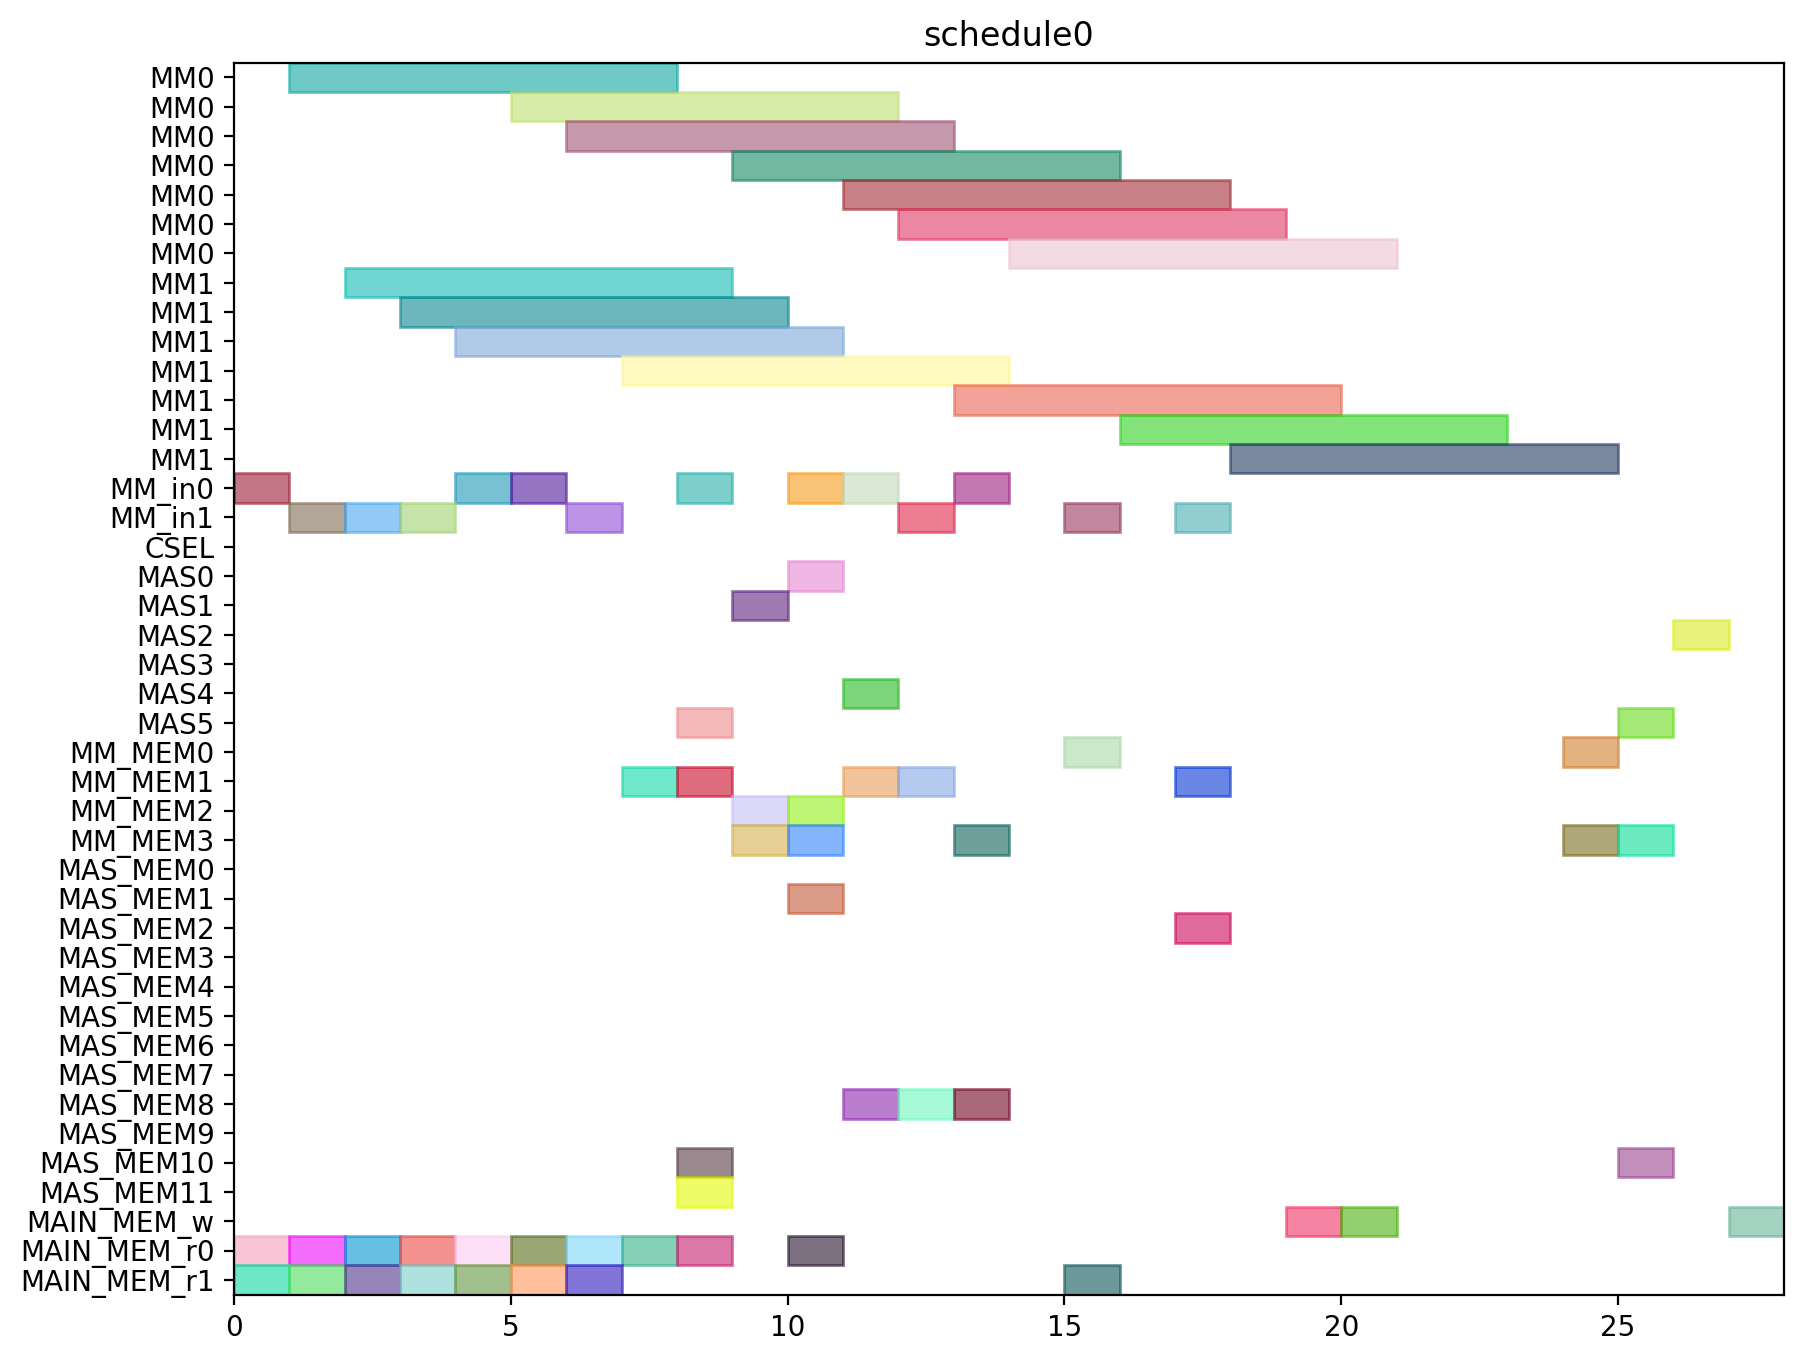

The script that drew this image:
from pyschedule import Scenario, solvers, plotters, alt


def solve():
	horizon = 120
	S = Scenario("schedule0", horizon=horizon)

	# resource
	MM = S.Resources('MM', num=2, size=7)
	MM_in = S.Resources('MM_in', num=2)
	CSEL = S.Resource('CSEL')
	MAS = S.Resources('MAS', num=6, size=1, periods=range(1, horizon))
	MM_MEM = S.Resources('MM_MEM', num=4)
	MAS_MEM = S.Resources('MAS_MEM', num=12)
	MAIN_MEM_w = S.Resource('MAIN_MEM_w', size=1)
	MAIN_MEM_r = S.Resources('MAIN_MEM_r', num=2)

	# result of previous scheduling

	# new tasks
	r1 = S.Task('r1', length=7, delay_cost=1)
	r1 += alt(MM)
	r1_in = S.Task('r1_in', length=1, delay_cost=1)
	r1_in += alt(MM_in)
	S += r1_in*MM_in[0]<=r1*MM[0]
	S += r1_in*MM_in[1]<=r1*MM[1]
	r1_mem0 = S.Task('r1_mem0', length=1, delay_cost=1)
	r1_mem0 += MAIN_MEM_r[0]
	S += r1_mem0 <= r1

	r1_mem1 = S.Task('r1_mem1', length=1, delay_cost=1)
	r1_mem1 += MAIN_MEM_r[1]
	S += r1_mem1 <= r1

	r3 = S.Task('r3', length=7, delay_cost=1)
	r3 += alt(MM)
	r3_in = S.Task('r3_in', length=1, delay_cost=1)
	r3_in += alt(MM_in)
	S += r3_in*MM_in[0]<=r3*MM[0]
	S += r3_in*MM_in[1]<=r3*MM[1]
	r3_mem0 = S.Task('r3_mem0', length=1, delay_cost=1)
	r3_mem0 += MAIN_MEM_r[0]
	S += r3_mem0 <= r3

	r3_mem1 = S.Task('r3_mem1', length=1, delay_cost=1)
	r3_mem1 += MAIN_MEM_r[1]
	S += r3_mem1 <= r3

	r4 = S.Task('r4', length=7, delay_cost=1)
	r4 += alt(MM)
	r4_in = S.Task('r4_in', length=1, delay_cost=1)
	r4_in += alt(MM_in)
	S += r4_in*MM_in[0]<=r4*MM[0]
	S += r4_in*MM_in[1]<=r4*MM[1]
	r4_mem0 = S.Task('r4_mem0', length=1, delay_cost=1)
	r4_mem0 += MAIN_MEM_r[0]
	S += r4_mem0 <= r4

	r4_mem1 = S.Task('r4_mem1', length=1, delay_cost=1)
	r4_mem1 += MAIN_MEM_r[1]
	S += r4_mem1 <= r4

	r5 = S.Task('r5', length=7, delay_cost=1)
	r5 += alt(MM)
	r5_in = S.Task('r5_in', length=1, delay_cost=1)
	r5_in += alt(MM_in)
	S += r5_in*MM_in[0]<=r5*MM[0]
	S += r5_in*MM_in[1]<=r5*MM[1]
	r5_mem0 = S.Task('r5_mem0', length=1, delay_cost=1)
	r5_mem0 += MAIN_MEM_r[0]
	S += r5_mem0 <= r5

	r5_mem1 = S.Task('r5_mem1', length=1, delay_cost=1)
	r5_mem1 += MAIN_MEM_r[1]
	S += r5_mem1 <= r5

	r6 = S.Task('r6', length=7, delay_cost=1)
	r6 += alt(MM)
	r6_in = S.Task('r6_in', length=1, delay_cost=1)
	r6_in += alt(MM_in)
	S += r6_in*MM_in[0]<=r6*MM[0]
	S += r6_in*MM_in[1]<=r6*MM[1]
	r6_mem0 = S.Task('r6_mem0', length=1, delay_cost=1)
	r6_mem0 += MAIN_MEM_r[0]
	S += r6_mem0 <= r6

	r6_mem1 = S.Task('r6_mem1', length=1, delay_cost=1)
	r6_mem1 += MAIN_MEM_r[1]
	S += r6_mem1 <= r6

	r12 = S.Task('r12', length=7, delay_cost=1)
	r12 += alt(MM)
	r12_in = S.Task('r12_in', length=1, delay_cost=1)
	r12_in += alt(MM_in)
	S += r12_in*MM_in[0]<=r12*MM[0]
	S += r12_in*MM_in[1]<=r12*MM[1]
	r12_mem0 = S.Task('r12_mem0', length=1, delay_cost=1)
	r12_mem0 += MAIN_MEM_r[0]
	S += r12_mem0 <= r12

	r12_mem1 = S.Task('r12_mem1', length=1, delay_cost=1)
	r12_mem1 += MAIN_MEM_r[1]
	S += r12_mem1 <= r12

	r13 = S.Task('r13', length=7, delay_cost=1)
	r13 += alt(MM)
	r13_in = S.Task('r13_in', length=1, delay_cost=1)
	r13_in += alt(MM_in)
	S += r13_in*MM_in[0]<=r13*MM[0]
	S += r13_in*MM_in[1]<=r13*MM[1]
	r13_mem0 = S.Task('r13_mem0', length=1, delay_cost=1)
	r13_mem0 += MAIN_MEM_r[0]
	S += r13_mem0 <= r13

	r13_mem1 = S.Task('r13_mem1', length=1, delay_cost=1)
	r13_mem1 += MAIN_MEM_r[1]
	S += r13_mem1 <= r13

	r2 = S.Task('r2', length=1, delay_cost=1)
	r2 += alt(MAS)
	r2_mem0 = S.Task('r2_mem0', length=1, delay_cost=1)
	r2_mem0 += alt(MM_MEM)
	S += (r1*MM[0])-1 < r2_mem0*MM_MEM[0]
	S += (r1*MM[1])-1 < r2_mem0*MM_MEM[2]
	S += r2_mem0 <= r2

	r2_mem1 = S.Task('r2_mem1', length=1, delay_cost=1)
	r2_mem1 += alt(MM_MEM)
	S += (r1*MM[0])-1 < r2_mem1*MM_MEM[1]
	S += (r1*MM[1])-1 < r2_mem1*MM_MEM[3]
	S += r2_mem1 <= r2

	r7 = S.Task('r7', length=1, delay_cost=1)
	r7 += alt(MAS)
	r7_mem0 = S.Task('r7_mem0', length=1, delay_cost=1)
	r7_mem0 += alt(MM_MEM)
	S += (r5*MM[0])-1 < r7_mem0*MM_MEM[0]
	S += (r5*MM[1])-1 < r7_mem0*MM_MEM[2]
	S += r7_mem0 <= r7

	r7_mem1 = S.Task('r7_mem1', length=1, delay_cost=1)
	r7_mem1 += alt(MM_MEM)
	S += (r6*MM[0])-1 < r7_mem1*MM_MEM[1]
	S += (r6*MM[1])-1 < r7_mem1*MM_MEM[3]
	S += r7_mem1 <= r7

	r8 = S.Task('r8', length=1, delay_cost=1)
	r8 += alt(MAS)
	r8_mem0 = S.Task('r8_mem0', length=1, delay_cost=1)
	r8_mem0 += MAIN_MEM_r[0]
	S += r8_mem0 <= r8

	r8_mem1 = S.Task('r8_mem1', length=1, delay_cost=1)
	r8_mem1 += alt(MM_MEM)
	S += (r4*MM[0])-1 < r8_mem1*MM_MEM[1]
	S += (r4*MM[1])-1 < r8_mem1*MM_MEM[3]
	S += r8_mem1 <= r8

	r10 = S.Task('r10', length=1, delay_cost=1)
	r10 += alt(MAS)
	r10_mem0 = S.Task('r10_mem0', length=1, delay_cost=1)
	r10_mem0 += MAIN_MEM_r[0]
	S += r10_mem0 <= r10

	r10_mem1 = S.Task('r10_mem1', length=1, delay_cost=1)
	r10_mem1 += alt(MM_MEM)
	S += (r4*MM[0])-1 < r10_mem1*MM_MEM[1]
	S += (r4*MM[1])-1 < r10_mem1*MM_MEM[3]
	S += r10_mem1 <= r10

	r9 = S.Task('r9', length=7, delay_cost=1)
	r9 += alt(MM)
	r9_in = S.Task('r9_in', length=1, delay_cost=1)
	r9_in += alt(MM_in)
	S += r9_in*MM_in[0]<=r9*MM[0]
	S += r9_in*MM_in[1]<=r9*MM[1]
	r9_mem0 = S.Task('r9_mem0', length=1, delay_cost=1)
	r9_mem0 += MAIN_MEM_r[0]
	S += r9_mem0 <= r9

	r9_mem1 = S.Task('r9_mem1', length=1, delay_cost=1)
	r9_mem1 += alt(MAS_MEM)
	S += (r7*MAS[0])-1 < r9_mem1*MAS_MEM[1]
	S += (r7*MAS[1])-1 < r9_mem1*MAS_MEM[3]
	S += (r7*MAS[2])-1 < r9_mem1*MAS_MEM[5]
	S += (r7*MAS[3])-1 < r9_mem1*MAS_MEM[7]
	S += (r7*MAS[4])-1 < r9_mem1*MAS_MEM[9]
	S += (r7*MAS[5])-1 < r9_mem1*MAS_MEM[11]
	S += r9_mem1 <= r9

	r11 = S.Task('r11', length=7, delay_cost=1)
	r11 += alt(MM)
	r11_in = S.Task('r11_in', length=1, delay_cost=1)
	r11_in += alt(MM_in)
	S += r11_in*MM_in[0]<=r11*MM[0]
	S += r11_in*MM_in[1]<=r11*MM[1]
	r11_mem0 = S.Task('r11_mem0', length=1, delay_cost=1)
	r11_mem0 += alt(MAS_MEM)
	S += (r10*MAS[0])-1 < r11_mem0*MAS_MEM[0]
	S += (r10*MAS[1])-1 < r11_mem0*MAS_MEM[2]
	S += (r10*MAS[2])-1 < r11_mem0*MAS_MEM[4]
	S += (r10*MAS[3])-1 < r11_mem0*MAS_MEM[6]
	S += (r10*MAS[4])-1 < r11_mem0*MAS_MEM[8]
	S += (r10*MAS[5])-1 < r11_mem0*MAS_MEM[10]
	S += r11_mem0 <= r11

	r11_mem1 = S.Task('r11_mem1', length=1, delay_cost=1)
	r11_mem1 += alt(MAS_MEM)
	S += (r10*MAS[0])-1 < r11_mem1*MAS_MEM[1]
	S += (r10*MAS[1])-1 < r11_mem1*MAS_MEM[3]
	S += (r10*MAS[2])-1 < r11_mem1*MAS_MEM[5]
	S += (r10*MAS[3])-1 < r11_mem1*MAS_MEM[7]
	S += (r10*MAS[4])-1 < r11_mem1*MAS_MEM[9]
	S += (r10*MAS[5])-1 < r11_mem1*MAS_MEM[11]
	S += r11_mem1 <= r11

	PX_new = S.Task('PX_new', length=7, delay_cost=1)
	PX_new += alt(MM)
	PX_new_in = S.Task('PX_new_in', length=1, delay_cost=1)
	PX_new_in += alt(MM_in)
	S += PX_new_in*MM_in[0]<=PX_new*MM[0]
	S += PX_new_in*MM_in[1]<=PX_new*MM[1]
	S += 0<PX_new

	PX_new_w = S.Task('PX_new_w', length=1, delay_cost=1)
	PX_new_w += alt(MAIN_MEM_w)
	S += PX_new <= PX_new_w

	PX_new_mem0 = S.Task('PX_new_mem0', length=1, delay_cost=1)
	PX_new_mem0 += alt(MAS_MEM)
	S += (r2*MAS[0])-1 < PX_new_mem0*MAS_MEM[0]
	S += (r2*MAS[1])-1 < PX_new_mem0*MAS_MEM[2]
	S += (r2*MAS[2])-1 < PX_new_mem0*MAS_MEM[4]
	S += (r2*MAS[3])-1 < PX_new_mem0*MAS_MEM[6]
	S += (r2*MAS[4])-1 < PX_new_mem0*MAS_MEM[8]
	S += (r2*MAS[5])-1 < PX_new_mem0*MAS_MEM[10]
	S += PX_new_mem0 <= PX_new

	PX_new_mem1 = S.Task('PX_new_mem1', length=1, delay_cost=1)
	PX_new_mem1 += alt(MM_MEM)
	S += (r12*MM[0])-1 < PX_new_mem1*MM_MEM[1]
	S += (r12*MM[1])-1 < PX_new_mem1*MM_MEM[3]
	S += PX_new_mem1 <= PX_new

	r14 = S.Task('r14', length=7, delay_cost=1)
	r14 += alt(MM)
	r14_in = S.Task('r14_in', length=1, delay_cost=1)
	r14_in += alt(MM_in)
	S += r14_in*MM_in[0]<=r14*MM[0]
	S += r14_in*MM_in[1]<=r14*MM[1]
	r14_mem0 = S.Task('r14_mem0', length=1, delay_cost=1)
	r14_mem0 += alt(MAS_MEM)
	S += (r2*MAS[0])-1 < r14_mem0*MAS_MEM[0]
	S += (r2*MAS[1])-1 < r14_mem0*MAS_MEM[2]
	S += (r2*MAS[2])-1 < r14_mem0*MAS_MEM[4]
	S += (r2*MAS[3])-1 < r14_mem0*MAS_MEM[6]
	S += (r2*MAS[4])-1 < r14_mem0*MAS_MEM[8]
	S += (r2*MAS[5])-1 < r14_mem0*MAS_MEM[10]
	S += r14_mem0 <= r14

	r14_mem1 = S.Task('r14_mem1', length=1, delay_cost=1)
	r14_mem1 += alt(MM_MEM)
	S += (r3*MM[0])-1 < r14_mem1*MM_MEM[1]
	S += (r3*MM[1])-1 < r14_mem1*MM_MEM[3]
	S += r14_mem1 <= r14

	Z1_new = S.Task('Z1_new', length=7, delay_cost=1)
	Z1_new += alt(MM)
	Z1_new_in = S.Task('Z1_new_in', length=1, delay_cost=1)
	Z1_new_in += alt(MM_in)
	S += Z1_new_in*MM_in[0]<=Z1_new*MM[0]
	S += Z1_new_in*MM_in[1]<=Z1_new*MM[1]
	S += 0<Z1_new

	Z1_new_w = S.Task('Z1_new_w', length=1, delay_cost=1)
	Z1_new_w += alt(MAIN_MEM_w)
	S += Z1_new <= Z1_new_w

	Z1_new_mem0 = S.Task('Z1_new_mem0', length=1, delay_cost=1)
	Z1_new_mem0 += alt(MAS_MEM)
	S += (r2*MAS[0])-1 < Z1_new_mem0*MAS_MEM[0]
	S += (r2*MAS[1])-1 < Z1_new_mem0*MAS_MEM[2]
	S += (r2*MAS[2])-1 < Z1_new_mem0*MAS_MEM[4]
	S += (r2*MAS[3])-1 < Z1_new_mem0*MAS_MEM[6]
	S += (r2*MAS[4])-1 < Z1_new_mem0*MAS_MEM[8]
	S += (r2*MAS[5])-1 < Z1_new_mem0*MAS_MEM[10]
	S += Z1_new_mem0 <= Z1_new

	Z1_new_mem1 = S.Task('Z1_new_mem1', length=1, delay_cost=1)
	Z1_new_mem1 += alt(MM_MEM)
	S += (r13*MM[0])-1 < Z1_new_mem1*MM_MEM[1]
	S += (r13*MM[1])-1 < Z1_new_mem1*MM_MEM[3]
	S += Z1_new_mem1 <= Z1_new

	r15 = S.Task('r15', length=7, delay_cost=1)
	r15 += alt(MM)
	r15_in = S.Task('r15_in', length=1, delay_cost=1)
	r15_in += alt(MM_in)
	S += r15_in*MM_in[0]<=r15*MM[0]
	S += r15_in*MM_in[1]<=r15*MM[1]
	r15_mem0 = S.Task('r15_mem0', length=1, delay_cost=1)
	r15_mem0 += alt(MAS_MEM)
	S += (r8*MAS[0])-1 < r15_mem0*MAS_MEM[0]
	S += (r8*MAS[1])-1 < r15_mem0*MAS_MEM[2]
	S += (r8*MAS[2])-1 < r15_mem0*MAS_MEM[4]
	S += (r8*MAS[3])-1 < r15_mem0*MAS_MEM[6]
	S += (r8*MAS[4])-1 < r15_mem0*MAS_MEM[8]
	S += (r8*MAS[5])-1 < r15_mem0*MAS_MEM[10]
	S += r15_mem0 <= r15

	r15_mem1 = S.Task('r15_mem1', length=1, delay_cost=1)
	r15_mem1 += alt(MM_MEM)
	S += (r9*MM[0])-1 < r15_mem1*MM_MEM[1]
	S += (r9*MM[1])-1 < r15_mem1*MM_MEM[3]
	S += r15_mem1 <= r15

	r16 = S.Task('r16', length=7, delay_cost=1)
	r16 += alt(MM)
	r16_in = S.Task('r16_in', length=1, delay_cost=1)
	r16_in += alt(MM_in)
	S += r16_in*MM_in[0]<=r16*MM[0]
	S += r16_in*MM_in[1]<=r16*MM[1]
	r16_mem0 = S.Task('r16_mem0', length=1, delay_cost=1)
	r16_mem0 += alt(MM_MEM)
	S += (r11*MM[0])-1 < r16_mem0*MM_MEM[0]
	S += (r11*MM[1])-1 < r16_mem0*MM_MEM[2]
	S += r16_mem0 <= r16

	r16_mem1 = S.Task('r16_mem1', length=1, delay_cost=1)
	r16_mem1 += MAIN_MEM_r[1]
	S += r16_mem1 <= r16

	r17 = S.Task('r17', length=1, delay_cost=1)
	r17 += alt(MAS)
	r17_mem0 = S.Task('r17_mem0', length=1, delay_cost=1)
	r17_mem0 += alt(MM_MEM)
	S += (r14*MM[0])-1 < r17_mem0*MM_MEM[0]
	S += (r14*MM[1])-1 < r17_mem0*MM_MEM[2]
	S += r17_mem0 <= r17

	r17_mem1 = S.Task('r17_mem1', length=1, delay_cost=1)
	r17_mem1 += alt(MM_MEM)
	S += (r15*MM[0])-1 < r17_mem1*MM_MEM[1]
	S += (r15*MM[1])-1 < r17_mem1*MM_MEM[3]
	S += r17_mem1 <= r17

	PY_new = S.Task('PY_new', length=1, delay_cost=1)
	PY_new += alt(MAS)
	S += 0<PY_new

	PY_new_w = S.Task('PY_new_w', length=1, delay_cost=1)
	PY_new_w += alt(MAIN_MEM_w)
	S += PY_new <= PY_new_w

	PY_new_mem0 = S.Task('PY_new_mem0', length=1, delay_cost=1)
	PY_new_mem0 += alt(MAS_MEM)
	S += (r17*MAS[0])-1 < PY_new_mem0*MAS_MEM[0]
	S += (r17*MAS[1])-1 < PY_new_mem0*MAS_MEM[2]
	S += (r17*MAS[2])-1 < PY_new_mem0*MAS_MEM[4]
	S += (r17*MAS[3])-1 < PY_new_mem0*MAS_MEM[6]
	S += (r17*MAS[4])-1 < PY_new_mem0*MAS_MEM[8]
	S += (r17*MAS[5])-1 < PY_new_mem0*MAS_MEM[10]
	S += PY_new_mem0 <= PY_new

	PY_new_mem1 = S.Task('PY_new_mem1', length=1, delay_cost=1)
	PY_new_mem1 += alt(MM_MEM)
	S += (r16*MM[0])-1 < PY_new_mem1*MM_MEM[1]
	S += (r16*MM[1])-1 < PY_new_mem1*MM_MEM[3]
	S += PY_new_mem1 <= PY_new

	solvers.mip.solve(S,msg=1,kind='CPLEX',ratio_gap=1.01)

	solution = [['hoge']*len(S.solution()[1]) for i in range(len(S.solution()))]
	for i in range(len(S.solution())):
		for j in range(len(S.solution()[i])):
			solution[i][j]=str(S.solution()[i][j])
	print(solution)

	cycles = int(solution[-1][3])

	pic_file_name = "/home/mfukuda/ABE/multiRAM_multiMAS_16mux/scheduling_result/stage7MM2_stage1MAS6/EP_YRECOVER/schedule0.png"
	if(S.solution() != []):
		plotters.matplotlib.plot(S,img_filename=pic_file_name, show_task_labels=False, fig_size=(cycles*0.25+3, 8))

	return solution
